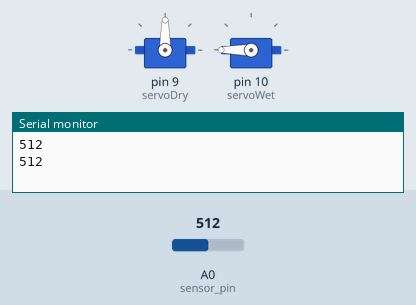
Recording of a sketch running on a simulated Arduino Uno, built with avr-gcc and run on an emulated ATmega328P. Parts: 2 × servo, the last lines printed to the serial monitor. Inputs (shaded band) come from the test bench; at power-on: A0 (sensor_pin) = 512.

Above: at 10.8 s.
10.9 s: A0 (sensor_pin) set to 694
21.2 s: A0 (sensor_pin) set to 710
At 31.2 s:
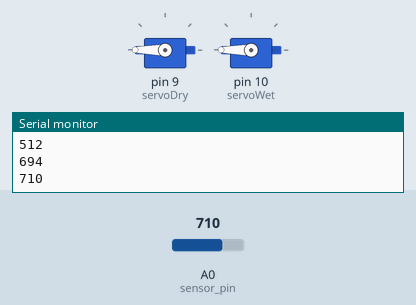
31.5 s: A0 (sensor_pin) set to 989
41.5 s: A0 (sensor_pin) set to 1008
At 46.3 s:
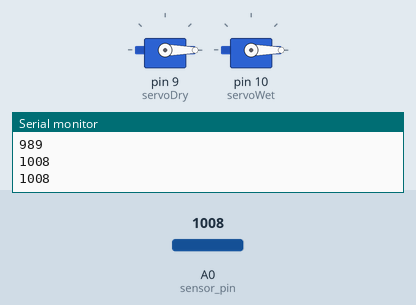
51.5 s: A0 (sensor_pin) set to 990
At 52.9 s:
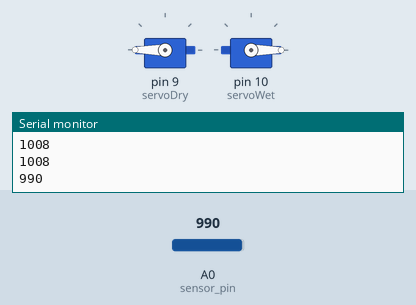
61.5 s: A0 (sensor_pin) set to 1010
At 62.9 s:
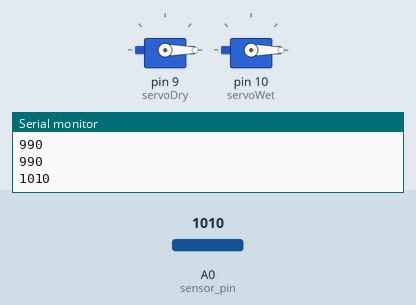
Timing chart, 0 to 64.5 s (numbered marks = the images above; inputs shaded):
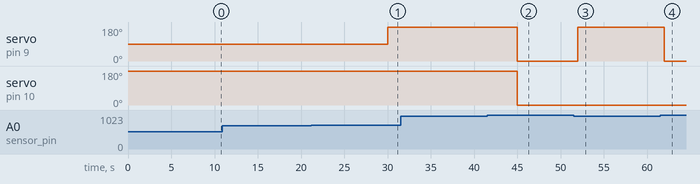

The sketch:

Code003.ino
```cpp
// intelligent trash can
int sensor_pin = A0; // select the input pin for the potentiometer

#include <Servo.h>
Servo servoDry; // Define our Servo
Servo servoWet; // Define our Servo


void setup() {
  // declare the ledPin as an OUTPUT:
  Serial.begin(9600);
  servoDry.attach(9); // servo on digital pin 9
  servoWet.attach(10); // servo on digital pin 10

}
void loop() {
  int value = analogRead(sensor_pin);
  //value = value / 10;
  Serial.println(value);
  //

  if (value >= 1000)
  {
    servoDry.write(0);  // 10 pin
    servoWet.write(0);
    delay(1000);          // Wait 1 second
  }
  else if (value < 1000 && value > 700)
  {
    servoDry.write(270);   // 6 pin
    //servoWet.write(0);
    delay(5000);          // Wait 1 second
  }
  else if (value <= 700) {
    servoWet.write(270);
    delay(10000);
  }
}
```

Measured:
- the behaviour switches between 700 and 701 on A0 (sensor_pin) (found by bisection; images 0 and 1)
- the behaviour switches between 999 and 1000 on A0 (sensor_pin) (found by bisection; images 1 and 2)
- after the input at 21.2 s, servo on pin 9 (servoDry): 90° → 180° after 8.8 s
- after the input at 41.5 s, servo on pin 9 (servoDry), servo on pin 10 (servoWet): 180° → 0° after 3.5 s
- after the input at 51.5 s, servo on pin 9 (servoDry): 0° → 180° after 0.50 s
- after the input at 61.5 s, servo on pin 9 (servoDry): 180° → 0° after 0.51 s
